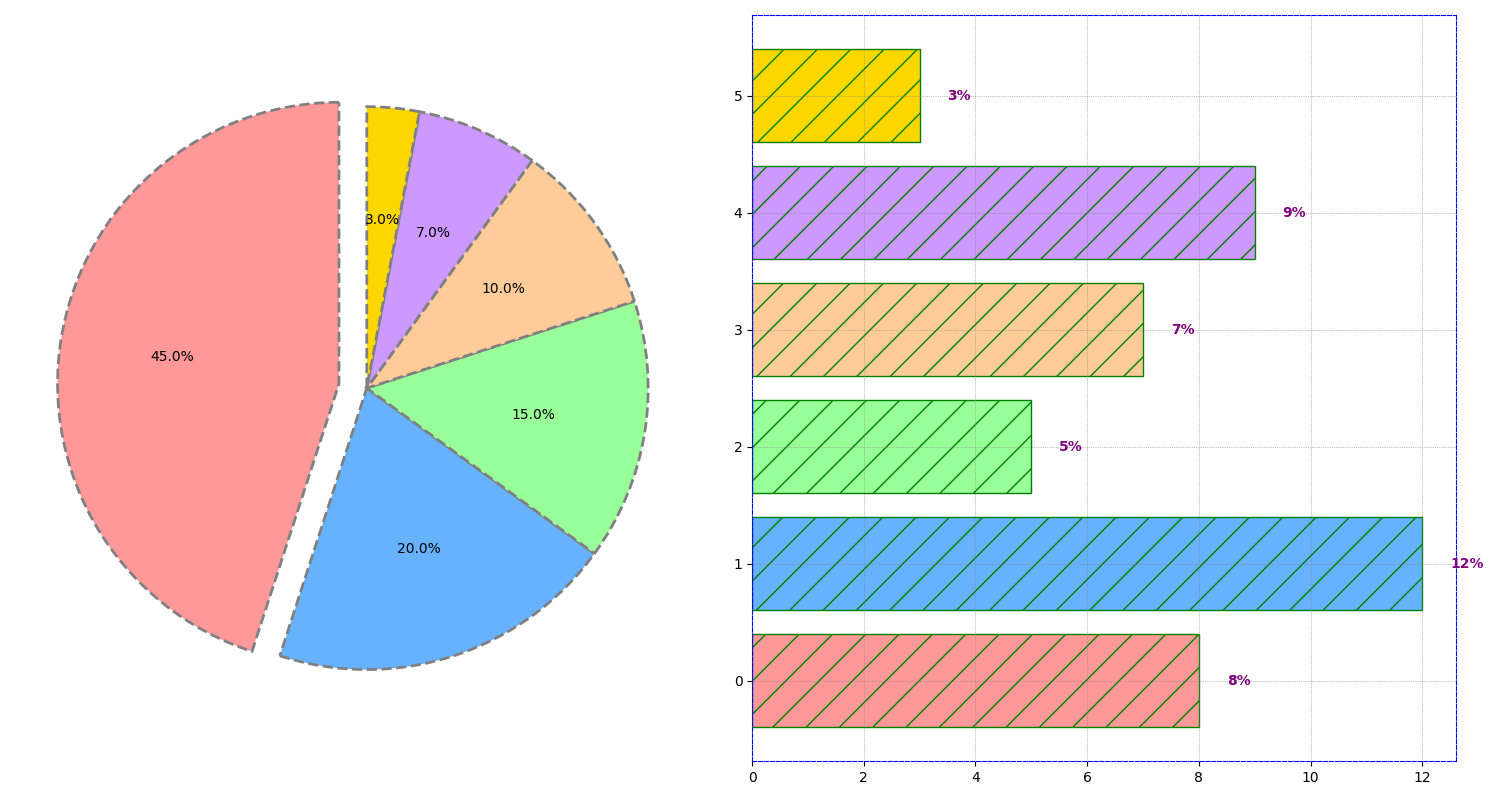

Generate this figure with Python:
import matplotlib.pyplot as plt
import numpy as np

departments = ['R&D', 'Marketing', 'Sales', 'HR', 'IT', 'Operations']
expenditure = [45, 20, 15, 10, 7, 3]  # in millions
colors = ['#FF9999', '#66B2FF', '#99FF99', '#FFCC99', '#CC99FF', '#FFD700']
explode = (0.1, 0, 0, 0, 0, 0)
growth_rates = [8, 12, 5, 7, 9, 3]

fig, (ax1, ax2) = plt.subplots(1, 2, figsize=(15, 8))

# Pie chart with modified stylistic elements
wedges, texts, autotexts = ax1.pie(
    expenditure, explode=explode, colors=colors, autopct='%1.1f%%',
    startangle=90, shadow=False, wedgeprops=dict(edgecolor='gray', linestyle='--', linewidth=2.0))

# Modified bar chart
y_pos = np.arange(len(departments))
ax2.barh(y_pos, growth_rates, color=colors, hatch="/", edgecolor='green')

# Annotate growth rates on the bars, slightly adjusted position for variety
for i, v in enumerate(growth_rates):
    ax2.text(v + 0.5, i, f"{v}%", color='purple', va='center', fontweight='bold')

# Display grid for bar chart
ax2.grid(True, which='both', linestyle='dotted', linewidth=0.5, color='grey')

# Changed border/spine style
for spine in ax2.spines.values():
    spine.set_edgecolor('blue')
    spine.set_linestyle('dashed')

plt.tight_layout()
plt.show()
